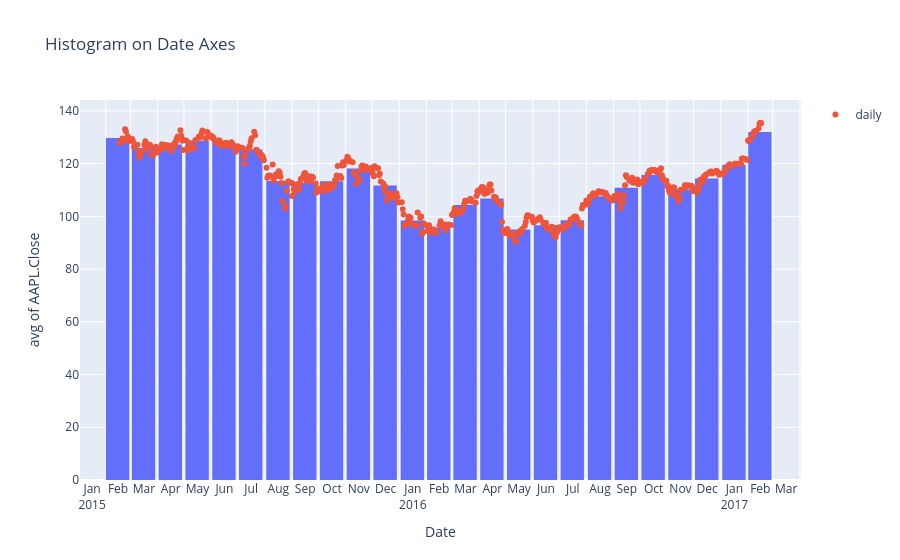

Notebook cell for this chart:
### Markdown cell above
Plotly histograms are powerful data-aggregation tools which even work on date axes. In the figure below, we pass in daily data and display it as monthly averages by setting histfunc="avg and xbins_size="M1".

### Code cell
import plotly.graph_objects as go
df = pd.read_csv('data/finance-charts-apple.csv')

fig = px.histogram(df, x="Date", y="AAPL.Close", histfunc="avg", title="Histogram on Date Axes")
fig.update_traces(xbins_size="M1")
fig.update_xaxes(showgrid=True, ticklabelmode="period", dtick="M1", tickformat="%b\n%Y")
fig.update_layout(bargap=0.1)
fig.add_trace(go.Scatter(mode="markers", x=df["Date"], y=df["AAPL.Close"], name="daily"))
fig.show()

### Figure 1 — Plotly figure (JSON) as saved in the notebook; plotly's stock layout.template omitted (floating-point values rounded to 4 significant figures; data arrays with more than 128 entries replaced by an {"elided": "..."} marker saying what was removed)
{"data": [{"bingroup": "x", "histfunc": "avg", "hovertemplate": "Date=%{x}<br>avg of AAPL.Close=%{y}<extra></extra>", "legendgroup": "", "marker": {"color": "#636efa", "pattern": {"shape": ""}}, "name": "", "orientation": "v", "showlegend": false, "type": "histogram", "x": {"elided": "506 str values"}, "xaxis": "x", "xbins": {"size": "M1"}, "y": {"elided": "506 float values"}, "yaxis": "y"}, {"mode": "markers", "name": "daily", "type": "scatter", "x": {"elided": "506 str values"}, "y": {"elided": "506 float values"}}], "layout": {"bargap": 0.1, "barmode": "relative", "legend": {"tracegroupgap": 0}, "title": {"text": "Histogram on Date Axes"}, "xaxis": {"anchor": "y", "domain": [0, 1], "dtick": "M1", "showgrid": true, "tickformat": "%b\n%Y", "ticklabelmode": "period", "title": {"text": "Date"}}, "yaxis": {"anchor": "x", "domain": [0, 1], "title": {"text": "avg of AAPL.Close"}}}}
